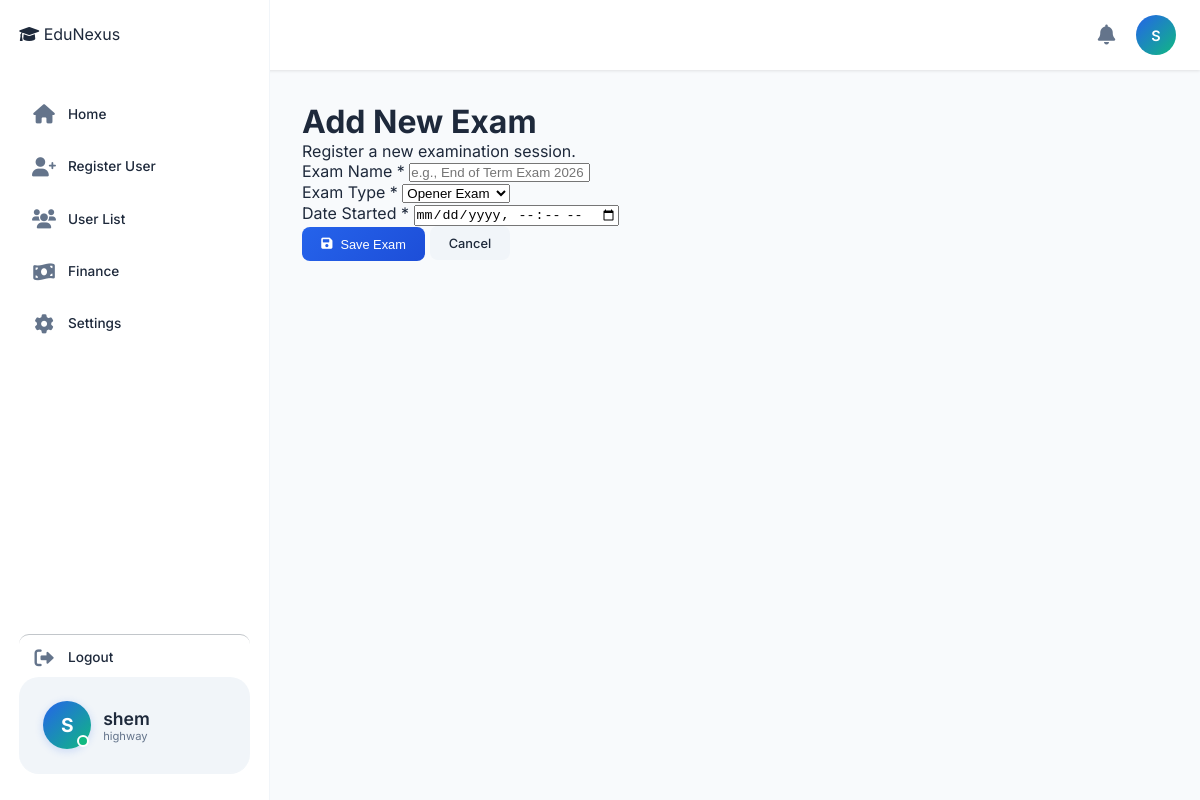
/exam/add/ (signed in), run on the app's committed database.
### accounts/models.py (models this page shows, shortened)
class User(AbstractUser):
    ROLE_CHOICES = (
        ('SUPER_ADMIN', 'super_Admin'),
        ('ADMIN', 'admin'),
        ('HEAD_TEACHER', 'Head Teacher'),
        ('BURSAR','Bursar'),
        ('SECRETARY', 'Secretary'),
        ('TEACHER', 'teacher'),
        ('STUDENT', 'student'),
        ('PARENT', 'parent')
    )
    objects = UserManager()
    login_id = models.CharField(max_length=100, unique=True, null=True, blank=True)
    admin_id = models.CharField(max_length=20, blank=True, null=True)
    role = models.CharField(max_length=20, choices=ROLE_CHOICES, default='STUDENT')
    is_approved = models.BooleanField(default=False)
    school = models.ForeignKey('School', on_delete=models.SET_NULL, null=True, blank=True, related_name='users')
    phone_number = models.CharField(max_length=15, unique=True, null=True, blank=True)
    id_number = models.CharField(max_length=20, blank=True, null=True)
    admission_number = models.CharField(max_length=20, blank=True, null=True)
    tsc_number = models.CharField(max_length=20, blank=True, null=True)
    is_first_login = models.BooleanField(default=True)

class School(models.Model):
    name = models.CharField(max_length=200)
    code = models.CharField(max_length=20, unique=True)
    email = models.EmailField()
    phone = models.CharField(max_length=15)
    address = models.TextField(blank=True, null=True)
    logo = models.ImageField(upload_to='school_logos/', blank=True, null=True)
    is_active = models.BooleanField(default=True)
    created_at = models.DateTimeField(auto_now_add=True)
    created_by = models.ForeignKey('User', on_delete=models.SET_NULL, null=True, blank=True, related_name='created_schools')
    class Meta:
        ordering = ['name']

### academic/views.py (the view, shortened to what this page needs)
# urls.py: path('exam/add/', views.add_exam, name='add_exam'),
@login_required
def add_exam(request):
    if request.user.role not in ['ADMIN', 'HEAD_TEACHER']:
        messages.error(request, "Only School Admin or Head Teacher can add exams.")
        return redirect('exam_list')
    return render(request, 'academic/add_exam.html', {'exam_type': Exam.EXAM_TYPE})

### finance/models.py (called while the page is built, shortened)
    def can_access_system(self):
        if self.status == 'ACTIVE':
            return True

### academic/templates/academic/add_exam.html (shortened to what this page needs)
{% extends 'base.html' %}
{% load static %}
{% block content %}
<div class="register-container">
    <div class="register-header">
        <h1>Add New Exam</h1>
        <p>Register a new examination session.</p>
    </div>
    <div class="register-form active">
        <form method="POST" action="{% url 'add_exam' %}">
            <div class="form-group">
                <label>Exam Name <span class="required">*</span></label>
                <input type="text" name="name" placeholder="e.g., End of Term Exam 2026" required>
            </div>
            <div class="form-group">
                <label>Exam Type <span class="required">*</span></label>
                <select name="exam_type" required>
                    {% for code, name in exam_type %}
                        <option value="{{ code }}">{{ name }}</option>
                    {% endfor %}
                </select>
            </div>
            <div class="form-group">
                <label>Date Started <span class="required">*</span></label>
                <input type="datetime-local" name="date_started" required>
            </div>
            <div class="form-actions">
                <button type="submit" class="btn-primary">
                    <i class="fas fa-save"></i> Save Exam
                </button>
                <a href="{% url 'exam_list' %}" class="btn-secondary">Cancel</a>
            </div>
        </form>
    </div>
</div>
{% endblock %}

### templates/base.html (shortened to what this page needs)
{% load static %}
{% load pwa %}
<!DOCTYPE html>
<html lang="en">
<head>
    <link rel="stylesheet" href="{% static 'css/style.css' %}">
    <link rel="stylesheet" href="https://cdnjs.cloudflare.com/ajax/libs/font-awesome/6.0.0-beta3/css/all.min.css">
</head>
<body>
    <nav class="top-nav">
        <div class="nav-left">
            <div class="logo-small">
            </div>
        </div>
        <div class="nav-right">
            <div class="notification-badge" id="notificationBell">
                <i class="fas fa-bell"></i>
            </div>
            <div class="profile-icon" id="profileIconBtn">
                <a href="{% url 'profile' %}" class="profile-icon" id="profileIconBtn" style="text-decoration: none;">
                <div class="avatar-circle">
                    {{ request.user.first_name|first|default:request.user.username|first|upper }}
                </div>
            </a>
            </div>
        </div>
    </nav>
<aside class="sidebar" id="sidebar">
    <div class="sidebar-header">
        <div class="logo">
            <i class="fas fa-graduation-cap"></i>
            <span>EduNexus</span>
        </div>
    </div>
    <nav class="sidebar-nav">
        <ul class="sidebar-menu">
            <li class="menu-item {% if request.resolver_match.url_name == 'dashboard' %}active{% endif %}"
                data-url="{% url 'dashboard' %}">
                <i class="fas fa-home"></i>
                <span>Home</span>
            </li>
            {% if request.user.role == 'ADMIN' %}
                <li class="menu-item" data-url="{% url 'register_page' %}">
                    <i class="fas fa-user-plus"></i>
                    <span>Register User</span>
                </li>
                <li class="menu-item" data-url="{% url 'user_list' %}">
                    <i class="fas fa-users"></i>
                    <span>User List</span>
                </li>
                <li class="menu-item" data-url="{% url 'payement_detail' %}">
                    <i class="fas fa-money-bill-wave"></i>
                    <span>Finance</span>
                </li>
            {% endif %}
            <li class="menu-item" data-url="{% url 'profile' %}">
                <i class="fas fa-cog"></i>
                <span>Settings</span>
            </li>
            <li class="menu-item" id="logoutBtn">
                <i class="fas fa-sign-out-alt"></i>
                <span>Logout</span>
            </li>
        </ul>
    </nav>
    <div class="sidebar-user">
        <div class="sidebar-avatar">
            <div class="avatar-large">
                {{ request.user.first_name|first|default:request.user.username|first|upper }}
            </div>
            <span class="online-dot"></span>
        </div>
        <div class="sidebar-user-info">
            <div class="user-name">{{ request.user.first_name|default:request.user.username }}</div>
            <div class="user-email">
                {% if request.user.role == 'SUPER_ADMIN' %}
                    Super Admin
                {% elif request.user.school %}
                    {{ request.user.school.name }}
                {% else %}
                    {{ request.user.get_role_display }}
                {% endif %}
            </div>
        </div>
    </div>
</aside>
    <main class="main-content">
        {% block content %}
        {% endblock %}
    </main>
</body>
</html>

### data on the page
User: user.first_name|first "S", user.first_name "shem", user.school.name "highway"

### other printed values
form field exam_type "Opener Exam"
